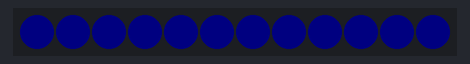
Bench run of a sketch on a simulated Arduino Uno, built with avr-gcc and run on an emulated ATmega328P. Parts: 12 RGB LEDs in strip order, left to right. Dim RGB values are drawn brighter than linear; random numbers use the default seed unless the sketch sets one.

Above: at 0.15 s.
At 12.9 s:
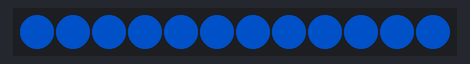
At 20.9 s:
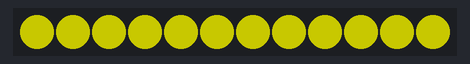
At 28.9 s:
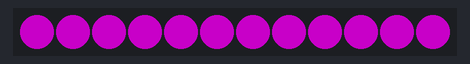
At 36.9 s:
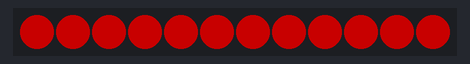

The sketch:

pulseLight.ino
```cpp
#include <Adafruit_NeoPixel.h>

#define PIN                  10  // Data output pin on the arduino
#define BUTTON_PIN           -1  // Data input pin for the button, -1 to disable
#define PIR_PIN             10  // Data input pin for the pir, -1 to disable
#define PIXEL_COUNT         12  // Number of neo-pixels being controlled
#define COLOR_COUNT         12  // Number of pre-defined colors in colorMap
#define MIN_FADE_ALPHA       5  // Minimum brightness to use during fade in/out
#define MAX_FADE_ALPHA     100  // Maximum brightness to use during fade in/out
#define MIN_PULSE_ALPHA     30  // Minimum brightness to use during pulse
#define MAX_PULSE_ALPHA    100  // Maximum brightness to use during pulse
#define ALPHA_STEP           5  // The amount to change the brightness by each loop
#define FADE_STEP_DELAY     30  // Number of milliseconds to pause between steps for fade
#define PULSE_STEP_DELAY    30  // Number of milliseconds to pause between steps for pulse
#define MODE_DELAY        1000  // Number of milliseconds to pause between mode changes
#define PULSE_DELAY        500  // Number of milliseconds to pause between pulses
#define PULSE_MAX            2  // The number of pulses to complete before returning to fading
#define DEBOUNCE_DELAY      50  // The debounce time for the button
#define PIR_ACTIVE_TIME    150  // The time to remain active after motion is sensed (in seconds)
#define RANDOMIZED_COLORS    1  // Randomize the next color in the sequence
#define RANDOMIZED_START     0  // Randomize the first color chosen
#define DEBUG                0  // 1 for serial debugging output, 0 to disable


Adafruit_NeoPixel pixels = Adafruit_NeoPixel(PIXEL_COUNT, PIN);

uint8_t       colorIdx            =              0,  // Start red (unless random)
              mode                =              0,  // The current mode, 1 is fade in, 2 is pulse, 3 is fade out
              pulseCount          =              0,  // The current count of pulses for mode 2
              alpha               = MIN_FADE_ALPHA;  // The current alpha level, used during fade in/out
int           lastButtonState     =            LOW,  // The previous reading from the input pin
              buttonState         =            LOW,  // The current reading from the input pin
              manualMode          =              0,  // 1 for manual mode, 0 for automatic mode
              manualModeColorIdx  =              0,  // Color index for manual mode
              manualModeUpdateReq =              1,  // 1 if update is required, 0 otherwise
              isPaused            =              0,  // Whether we are paused due to no movement
              curPulseAlphaStep   =              0,  // The current pulse alpha step, positive or negative
              modeIsChanging      =              0;  // Whether the mode is changing in the delay loop
unsigned long lastDebounceTime    =              0,  // The last time the output pin was toggled
              lastMovementTime    =              0,  // The last time movement was sensed
              currentDelay        =              0,  // The current delay we're waiting for
              lastDelayStartTime  =              0;  // The time the last delay was started

const uint32_t colorMap[COLOR_COUNT] = {
  0xFF0000,  //  Red
  0xFF7F00,  //  Orange
  0xFFFF00,  //  Yellow
  0x7FFF00,  //  Spring Grass
  0x00FF00,  //  Green
  0x00FF7F,  //  Turquoise
  0x00FFFF,  //  Cyan
  0x007FFF,  //  Ocean
  0x0000FF,  //  Blue
  0x7F00FF,  //  Violet
  0xFF00FF,  //  Magenta
  0xFF007F   //  Raspberry
};

void setup() {
  if (DEBUG) {
    Serial.begin(9600);
  }
  debug("Skull Debugging");

  if (BUTTON_PIN >= 0) {
    pinMode(BUTTON_PIN, INPUT);
  }
  if (PIR_PIN >= 0) {
    pinMode(PIR_PIN, INPUT);
    lastMovementTime = millis();
  }

  if (RANDOMIZED_COLORS || RANDOMIZED_START) {
    randomSeed(analogRead(0));
    colorIdx = random(COLOR_COUNT);
  }

  pixels.begin();
  pixels.setBrightness(MIN_FADE_ALPHA); // Just as a starting point
  debug("Setting brightness ", MIN_FADE_ALPHA);
}

void loop() {

  checkSensors();


  if (manualMode) {
    if (manualModeUpdateReq) {
        debug("Manual Mode set colors");

        for (uint8_t pixelIdx = 0; pixelIdx < PIXEL_COUNT; pixelIdx++) {
          pixels.setPixelColor(pixelIdx, colorMap[manualModeColorIdx]);
        }
        debug("Setting colors ", manualModeColorIdx);

        pixels.setBrightness(MAX_FADE_ALPHA);
        pixels.show();
        debug("Setting brightness ", MAX_FADE_ALPHA);

        manualModeUpdateReq = 0;
    }

  } else if (!isPaused) {
    unsigned long currentMillis = millis();

    if (currentMillis - lastDelayStartTime >= currentDelay) {

      switch(mode) {
        case 0: // Fade In
          if (alpha == MIN_FADE_ALPHA) {
            // Fade in also sets a new color.  Other modes keep the same color.
            for (uint8_t pixelIdx = 0; pixelIdx < PIXEL_COUNT; pixelIdx++) {
              pixels.setPixelColor(pixelIdx, colorMap[colorIdx]);
            }
            debug("Setting colors ", colorIdx);
          }

          if (!modeIsChanging) {
            if (alpha <= MAX_FADE_ALPHA) {
              pixels.setBrightness(alpha);
              debug("Setting brightness ", alpha);
              pixels.show();

              currentDelay = FADE_STEP_DELAY;
              alpha += ALPHA_STEP;

            } else {
              currentDelay = MODE_DELAY;
              modeIsChanging = 1;
            }

          } else {
            modeIsChanging = 0;
            alpha = MAX_PULSE_ALPHA;
            currentDelay = 0;
            curPulseAlphaStep = ALPHA_STEP * -1;
            mode++;
          }

          break;

       case 1: // Pulse

          if (!modeIsChanging) {
            if (pulseCount < PULSE_MAX) {
              if (curPulseAlphaStep < 0 && alpha >= MIN_PULSE_ALPHA) {
                pixels.setBrightness(alpha);
                debug("Setting brightness ", alpha);
                pixels.show();

                currentDelay = PULSE_STEP_DELAY;
                alpha += curPulseAlphaStep;

              } else if (curPulseAlphaStep < 0 && alpha < MIN_PULSE_ALPHA) {
                currentDelay = PULSE_DELAY;
                curPulseAlphaStep *= -1;
                alpha = MIN_PULSE_ALPHA;

              } else if (curPulseAlphaStep > 0 && alpha <= MAX_PULSE_ALPHA) {
                pixels.setBrightness(alpha);
                debug("Setting brightness ", alpha);
                pixels.show();

                currentDelay = PULSE_STEP_DELAY;
                alpha += ALPHA_STEP;

              } else if (curPulseAlphaStep > 0 && alpha > MAX_PULSE_ALPHA) {
                currentDelay = PULSE_DELAY;
                curPulseAlphaStep *= -1;
                alpha = MAX_PULSE_ALPHA;
                pulseCount++;

              }
            } else {
              currentDelay = MODE_DELAY;
              modeIsChanging = 1;
            }

          } else {
            modeIsChanging = 0;
            alpha = MAX_FADE_ALPHA;
            pulseCount = 0;
            currentDelay = 0;
            mode++;
          }

          break;

        case 2:  // Fade out

          if (!modeIsChanging) {
            if (alpha >= MIN_FADE_ALPHA) {
              pixels.setBrightness(alpha);
              debug("Setting brightness ", alpha);
              pixels.show();

              currentDelay = FADE_STEP_DELAY;
              alpha -= ALPHA_STEP;

            } else {
              currentDelay = MODE_DELAY;
              modeIsChanging = 1;
            }

          } else {
            modeIsChanging = 0;
            alpha = MIN_FADE_ALPHA;
            currentDelay = 0;
            mode = 0;
            if (RANDOMIZED_COLORS) {
              colorIdx = random(COLOR_COUNT);
            } else {
              colorIdx++;
              if (colorIdx >= COLOR_COUNT) {
                colorIdx = 0;
              }
            }
          }

          break;
      }

      lastDelayStartTime = millis();
    }
  }
}

int checkSensors() {
  int changeReported = 0;

  if (checkButton()) {
    changeReported = 1;
  }

  if (checkPir()) {
    changeReported = 1;
  }

  return changeReported;
}

int checkButton() {
  int changed = 0;

  if (BUTTON_PIN >= 0) {
    int reading = digitalRead(BUTTON_PIN);

    if (reading != lastButtonState) {
      lastDebounceTime = millis();
    }

    if ((millis() - lastDebounceTime) > DEBOUNCE_DELAY) {
      if (reading != buttonState) {
        buttonState = reading;

        if (buttonState == HIGH) {
          changed = 1;
          if (manualMode) {
            manualModeColorIdx++;
            manualModeUpdateReq = 1;
            if (manualModeColorIdx >= COLOR_COUNT) {
              //  Reset everything and go back to auotmatic mode
              manualModeColorIdx = 0;
              manualMode = 0;
              if (RANDOMIZED_COLORS || RANDOMIZED_START) {
                colorIdx = random(COLOR_COUNT);
              } else {
                colorIdx = 0;
              }
              mode = 0;
              isPaused = 0;
              modeIsChanging = 0;
              alpha = MIN_FADE_ALPHA;
              currentDelay = 0;
              lastMovementTime = millis();

              debug("Turning off manual mode");
            }
          } else {
            //  Change to manual mode.  No need to reset color index, it should already be reset
            manualMode = 1;

            debug("Turning on manual mode");
          }
        }
      }
    }

    lastButtonState = reading;
  }

  return changed;
}

int checkPir() {
  int changed = 0;

  if (PIR_PIN >= 0 && !manualMode) {
    int reading = digitalRead(PIR_PIN);

    if (reading) {
      lastMovementTime = millis();

      if (isPaused) {
        //  Reset the variables that make sense and unpause
        isPaused = 0;
        manualModeUpdateReq = 1;
        mode = 0;
        modeIsChanging = 0;
        alpha = MIN_FADE_ALPHA;
        currentDelay = 0;
        changed = 1;

        debug("Unpaused");
      }

    } else {
      if (!isPaused) {
        debug("Seconds since last movement: ", lround((millis() - lastMovementTime) / 1000));
        if (lround((millis() - lastMovementTime) / 1000) > PIR_ACTIVE_TIME) {

          //  Timeout reached.  Pause the display
          isPaused = 1;
          changed = 1;

          for (uint8_t pixelIdx = 0; pixelIdx < PIXEL_COUNT; pixelIdx++) {
            pixels.setPixelColor(pixelIdx, 0x000000);
          }
          debug("Setting colors off");
          pixels.show();

          debug("Paused");
        }
      }

    }
  }

  return changed;
}

void debug(char* string) {
  if (DEBUG) {
    Serial.println(string);
  }
}

void debug(char* string, int number) {
  if (DEBUG) {
    Serial.print(string);
    Serial.println(number);
  }
}
```
